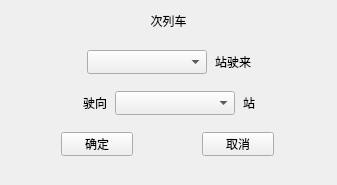
<?xml version="1.0" encoding="UTF-8"?>
<ui version="4.0">
 <class>AdjacentStationChange</class>
 <widget class="QWidget" name="AdjacentStationChange">
  <property name="geometry">
   <rect>
    <x>0</x>
    <y>0</y>
    <width>337</width>
    <height>185</height>
   </rect>
  </property>
  <property name="windowTitle">
   <string>修改相关车站</string>
  </property>
  <layout class="QVBoxLayout" name="verticalLayout" stretch="0,1,1,0">
   <property name="spacing">
    <number>8</number>
   </property>
   <property name="leftMargin">
    <number>0</number>
   </property>
   <property name="topMargin">
    <number>0</number>
   </property>
   <property name="rightMargin">
    <number>0</number>
   </property>
   <property name="bottomMargin">
    <number>16</number>
   </property>
   <item>
    <widget class="QLabel" name="label">
     <property name="minimumSize">
      <size>
       <width>0</width>
       <height>24</height>
      </size>
     </property>
     <property name="maximumSize">
      <size>
       <width>16777215</width>
       <height>24</height>
      </size>
     </property>
     <property name="text">
      <string>次列车</string>
     </property>
     <property name="alignment">
      <set>Qt::AlignCenter</set>
     </property>
    </widget>
   </item>
   <item>
    <layout class="QHBoxLayout" name="horizontalLayout">
     <item>
      <spacer name="horizontalSpacer">
       <property name="orientation">
        <enum>Qt::Horizontal</enum>
       </property>
       <property name="sizeHint" stdset="0">
        <size>
         <width>40</width>
         <height>20</height>
        </size>
       </property>
      </spacer>
     </item>
     <item>
      <widget class="QComboBox" name="comboBox">
       <property name="minimumSize">
        <size>
         <width>120</width>
         <height>24</height>
        </size>
       </property>
       <property name="maximumSize">
        <size>
         <width>120</width>
         <height>24</height>
        </size>
       </property>
      </widget>
     </item>
     <item>
      <widget class="QLabel" name="label_2">
       <property name="minimumSize">
        <size>
         <width>0</width>
         <height>24</height>
        </size>
       </property>
       <property name="maximumSize">
        <size>
         <width>16777215</width>
         <height>24</height>
        </size>
       </property>
       <property name="text">
        <string>站驶来</string>
       </property>
      </widget>
     </item>
     <item>
      <spacer name="horizontalSpacer_2">
       <property name="orientation">
        <enum>Qt::Horizontal</enum>
       </property>
       <property name="sizeHint" stdset="0">
        <size>
         <width>40</width>
         <height>20</height>
        </size>
       </property>
      </spacer>
     </item>
    </layout>
   </item>
   <item>
    <layout class="QHBoxLayout" name="horizontalLayout_2">
     <item>
      <spacer name="horizontalSpacer_3">
       <property name="orientation">
        <enum>Qt::Horizontal</enum>
       </property>
       <property name="sizeHint" stdset="0">
        <size>
         <width>40</width>
         <height>20</height>
        </size>
       </property>
      </spacer>
     </item>
     <item>
      <widget class="QLabel" name="label_3">
       <property name="minimumSize">
        <size>
         <width>0</width>
         <height>24</height>
        </size>
       </property>
       <property name="maximumSize">
        <size>
         <width>16777215</width>
         <height>24</height>
        </size>
       </property>
       <property name="text">
        <string>驶向</string>
       </property>
      </widget>
     </item>
     <item>
      <widget class="QComboBox" name="comboBox_2">
       <property name="minimumSize">
        <size>
         <width>120</width>
         <height>24</height>
        </size>
       </property>
       <property name="maximumSize">
        <size>
         <width>120</width>
         <height>24</height>
        </size>
       </property>
      </widget>
     </item>
     <item>
      <widget class="QLabel" name="label_4">
       <property name="minimumSize">
        <size>
         <width>0</width>
         <height>24</height>
        </size>
       </property>
       <property name="maximumSize">
        <size>
         <width>16777215</width>
         <height>24</height>
        </size>
       </property>
       <property name="text">
        <string>站</string>
       </property>
      </widget>
     </item>
     <item>
      <spacer name="horizontalSpacer_4">
       <property name="orientation">
        <enum>Qt::Horizontal</enum>
       </property>
       <property name="sizeHint" stdset="0">
        <size>
         <width>40</width>
         <height>20</height>
        </size>
       </property>
      </spacer>
     </item>
    </layout>
   </item>
   <item>
    <layout class="QHBoxLayout" name="horizontalLayout_3">
     <item>
      <widget class="QPushButton" name="pushButton">
       <property name="minimumSize">
        <size>
         <width>72</width>
         <height>24</height>
        </size>
       </property>
       <property name="maximumSize">
        <size>
         <width>72</width>
         <height>24</height>
        </size>
       </property>
       <property name="text">
        <string>确定</string>
       </property>
      </widget>
     </item>
     <item>
      <widget class="QPushButton" name="pushButton_2">
       <property name="minimumSize">
        <size>
         <width>72</width>
         <height>24</height>
        </size>
       </property>
       <property name="maximumSize">
        <size>
         <width>72</width>
         <height>24</height>
        </size>
       </property>
       <property name="text">
        <string>取消</string>
       </property>
      </widget>
     </item>
    </layout>
   </item>
  </layout>
 </widget>
 <resources/>
 <connections/>
</ui>
